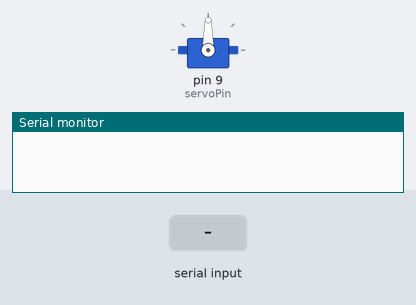
A sketch run on a simulated Arduino Uno, built with avr-gcc and run on an emulated ATmega328P. On the bench: servo, the last lines printed to the serial monitor. The inputs (shaded band) are chosen by the test bench.

Above: at 1.2 s.
1.3 s: "g" received over Serial
At 1.9 s:
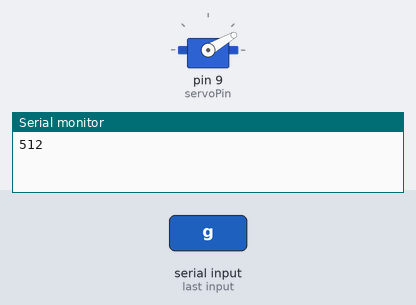
Timing chart, 0 to 4.3 s (numbered marks = the images above; inputs shaded):
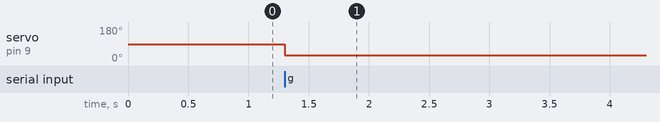

Measured:
- after the input at 1.3 s, servo on pin 9 (servoPin): 90° → 30° at once

The sketch:

newpyserial.ino
```cpp
#include<Servo.h>
Servo lid;
int analogPin=3;
int servoPin=9;
int data=0;
char userInput;

void setup() {
Serial.begin(9600);
lid.attach(servoPin);
}

void loop() {
  if(Serial.available()>0){
    userInput=Serial.read();
    if(userInput=='g'){
      lid.write(30);
      data=analogRead(analogPin);
      Serial.println(data);
    }

  }
}
```
